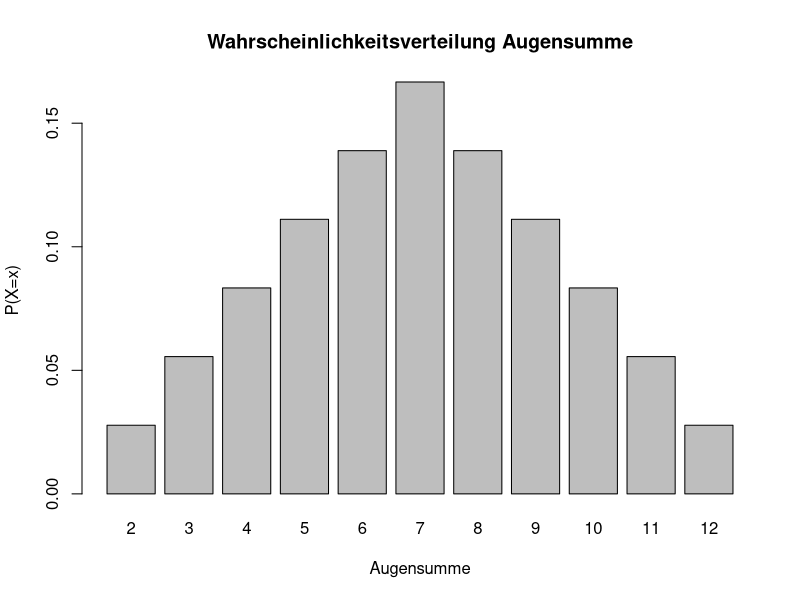

This figure's R source:
# draw barplot of probability distribution
Augensumme <- c(1, 2, 3, 4, 5, 6, 5, 4, 3, 2, 1)
xlab <- 2:12
Augensumme_freq <- c(1, 2, 3, 4, 5, 6, 5, 4, 3, 2, 1)
p <- Augensumme / 36
df <- data.frame(Augensumme = xlab, p)
barplot(df$p, names.arg = df$Augensumme, main = "Wahrscheinlichkeitsverteilung Augensumme", xlab = "Augensumme", ylab = "P(X=x)")
